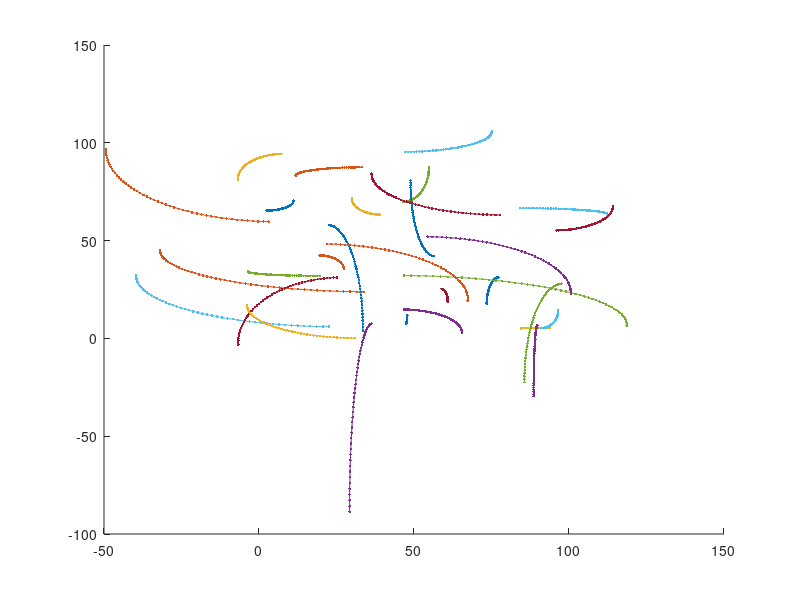

Write MATLAB code to recreate this figure. (Note: this script raises an error after producing the figure.)
clc;
clear;
addpath('/Users/jameslondon/Documents/Fishel Lab/Albus/Tracking');

tic;
%% GENERATE POSITIONS
durration = 50;
numOrginalTracks = 30;
positions = cell(durration,1);
positions{1} = rand(numOrginalTracks,2)*100;
curveA = randn(numOrginalTracks,1);
curveB = randn(numOrginalTracks,1);
for f=2:durration
    positions{f} = positions{f-1} + [curveA*cos(f/durration*pi/2)  curveB*sin(f/durration*pi/2)] ;
end

%% PLOT REAL TRACKS
figure(1)
cla;
hold on;
for i=1:size(positions{1},1)
    track = zeros(durration,2);
    for f=1:size(positions,1)
        track(f,:) = positions{f}(i,:);
    end
    plot(track(:,1),track(:,2),'.-');
end
hold off;



%% GRAPH THEORY
maxDist = 5;
tracks = triTrackTracking( positions, maxDist );

%% PLOT the FOUND TRACKS
figure(4)
cla;
hold on;
for i=1:size(tracks,1)
    pos = cell2mat(tracks.Positions(i));
    plot(pos(:,1),pos(:,2),'.-');
end
hold off;

toc
